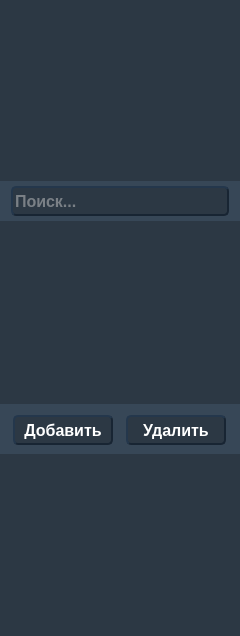
<?xml version="1.0" encoding="UTF-8"?>
<ui version="4.0">
 <class>DialogsBox</class>
 <widget class="QWidget" name="DialogsBox">
  <property name="geometry">
   <rect>
    <x>0</x>
    <y>0</y>
    <width>240</width>
    <height>636</height>
   </rect>
  </property>
  <property name="maximumSize">
   <size>
    <width>240</width>
    <height>16777215</height>
   </size>
  </property>
  <property name="palette">
   <palette>
    <active>
     <colorrole role="WindowText">
      <brush brushstyle="SolidPattern">
       <color alpha="255">
        <red>255</red>
        <green>255</green>
        <blue>255</blue>
       </color>
      </brush>
     </colorrole>
     <colorrole role="Button">
      <brush brushstyle="SolidPattern">
       <color alpha="255">
        <red>44</red>
        <green>56</green>
        <blue>68</blue>
       </color>
      </brush>
     </colorrole>
     <colorrole role="Light">
      <brush brushstyle="SolidPattern">
       <color alpha="255">
        <red>34</red>
        <green>99</green>
        <blue>88</blue>
       </color>
      </brush>
     </colorrole>
     <colorrole role="Midlight">
      <brush brushstyle="SolidPattern">
       <color alpha="255">
        <red>28</red>
        <green>82</green>
        <blue>73</blue>
       </color>
      </brush>
     </colorrole>
     <colorrole role="Dark">
      <brush brushstyle="SolidPattern">
       <color alpha="255">
        <red>11</red>
        <green>33</green>
        <blue>29</blue>
       </color>
      </brush>
     </colorrole>
     <colorrole role="Mid">
      <brush brushstyle="SolidPattern">
       <color alpha="255">
        <red>15</red>
        <green>44</green>
        <blue>39</blue>
       </color>
      </brush>
     </colorrole>
     <colorrole role="Text">
      <brush brushstyle="SolidPattern">
       <color alpha="255">
        <red>255</red>
        <green>255</green>
        <blue>255</blue>
       </color>
      </brush>
     </colorrole>
     <colorrole role="BrightText">
      <brush brushstyle="SolidPattern">
       <color alpha="255">
        <red>255</red>
        <green>255</green>
        <blue>255</blue>
       </color>
      </brush>
     </colorrole>
     <colorrole role="ButtonText">
      <brush brushstyle="SolidPattern">
       <color alpha="255">
        <red>255</red>
        <green>255</green>
        <blue>255</blue>
       </color>
      </brush>
     </colorrole>
     <colorrole role="Base">
      <brush brushstyle="SolidPattern">
       <color alpha="255">
        <red>44</red>
        <green>56</green>
        <blue>68</blue>
       </color>
      </brush>
     </colorrole>
     <colorrole role="Window">
      <brush brushstyle="SolidPattern">
       <color alpha="255">
        <red>44</red>
        <green>56</green>
        <blue>68</blue>
       </color>
      </brush>
     </colorrole>
     <colorrole role="Shadow">
      <brush brushstyle="SolidPattern">
       <color alpha="255">
        <red>0</red>
        <green>0</green>
        <blue>0</blue>
       </color>
      </brush>
     </colorrole>
     <colorrole role="AlternateBase">
      <brush brushstyle="SolidPattern">
       <color alpha="255">
        <red>11</red>
        <green>33</green>
        <blue>29</blue>
       </color>
      </brush>
     </colorrole>
     <colorrole role="ToolTipBase">
      <brush brushstyle="SolidPattern">
       <color alpha="255">
        <red>255</red>
        <green>255</green>
        <blue>220</blue>
       </color>
      </brush>
     </colorrole>
     <colorrole role="ToolTipText">
      <brush brushstyle="SolidPattern">
       <color alpha="255">
        <red>0</red>
        <green>0</green>
        <blue>0</blue>
       </color>
      </brush>
     </colorrole>
     <colorrole role="PlaceholderText">
      <brush brushstyle="SolidPattern">
       <color alpha="128">
        <red>255</red>
        <green>255</green>
        <blue>255</blue>
       </color>
      </brush>
     </colorrole>
    </active>
    <inactive>
     <colorrole role="WindowText">
      <brush brushstyle="SolidPattern">
       <color alpha="255">
        <red>255</red>
        <green>255</green>
        <blue>255</blue>
       </color>
      </brush>
     </colorrole>
     <colorrole role="Button">
      <brush brushstyle="SolidPattern">
       <color alpha="255">
        <red>44</red>
        <green>56</green>
        <blue>68</blue>
       </color>
      </brush>
     </colorrole>
     <colorrole role="Light">
      <brush brushstyle="SolidPattern">
       <color alpha="255">
        <red>34</red>
        <green>99</green>
        <blue>88</blue>
       </color>
      </brush>
     </colorrole>
     <colorrole role="Midlight">
      <brush brushstyle="SolidPattern">
       <color alpha="255">
        <red>28</red>
        <green>82</green>
        <blue>73</blue>
       </color>
      </brush>
     </colorrole>
     <colorrole role="Dark">
      <brush brushstyle="SolidPattern">
       <color alpha="255">
        <red>11</red>
        <green>33</green>
        <blue>29</blue>
       </color>
      </brush>
     </colorrole>
     <colorrole role="Mid">
      <brush brushstyle="SolidPattern">
       <color alpha="255">
        <red>15</red>
        <green>44</green>
        <blue>39</blue>
       </color>
      </brush>
     </colorrole>
     <colorrole role="Text">
      <brush brushstyle="SolidPattern">
       <color alpha="255">
        <red>255</red>
        <green>255</green>
        <blue>255</blue>
       </color>
      </brush>
     </colorrole>
     <colorrole role="BrightText">
      <brush brushstyle="SolidPattern">
       <color alpha="255">
        <red>255</red>
        <green>255</green>
        <blue>255</blue>
       </color>
      </brush>
     </colorrole>
     <colorrole role="ButtonText">
      <brush brushstyle="SolidPattern">
       <color alpha="255">
        <red>255</red>
        <green>255</green>
        <blue>255</blue>
       </color>
      </brush>
     </colorrole>
     <colorrole role="Base">
      <brush brushstyle="SolidPattern">
       <color alpha="255">
        <red>44</red>
        <green>56</green>
        <blue>68</blue>
       </color>
      </brush>
     </colorrole>
     <colorrole role="Window">
      <brush brushstyle="SolidPattern">
       <color alpha="255">
        <red>44</red>
        <green>56</green>
        <blue>68</blue>
       </color>
      </brush>
     </colorrole>
     <colorrole role="Shadow">
      <brush brushstyle="SolidPattern">
       <color alpha="255">
        <red>0</red>
        <green>0</green>
        <blue>0</blue>
       </color>
      </brush>
     </colorrole>
     <colorrole role="AlternateBase">
      <brush brushstyle="SolidPattern">
       <color alpha="255">
        <red>11</red>
        <green>33</green>
        <blue>29</blue>
       </color>
      </brush>
     </colorrole>
     <colorrole role="ToolTipBase">
      <brush brushstyle="SolidPattern">
       <color alpha="255">
        <red>255</red>
        <green>255</green>
        <blue>220</blue>
       </color>
      </brush>
     </colorrole>
     <colorrole role="ToolTipText">
      <brush brushstyle="SolidPattern">
       <color alpha="255">
        <red>0</red>
        <green>0</green>
        <blue>0</blue>
       </color>
      </brush>
     </colorrole>
     <colorrole role="PlaceholderText">
      <brush brushstyle="SolidPattern">
       <color alpha="128">
        <red>255</red>
        <green>255</green>
        <blue>255</blue>
       </color>
      </brush>
     </colorrole>
    </inactive>
    <disabled>
     <colorrole role="WindowText">
      <brush brushstyle="SolidPattern">
       <color alpha="255">
        <red>11</red>
        <green>33</green>
        <blue>29</blue>
       </color>
      </brush>
     </colorrole>
     <colorrole role="Button">
      <brush brushstyle="SolidPattern">
       <color alpha="255">
        <red>44</red>
        <green>56</green>
        <blue>68</blue>
       </color>
      </brush>
     </colorrole>
     <colorrole role="Light">
      <brush brushstyle="SolidPattern">
       <color alpha="255">
        <red>34</red>
        <green>99</green>
        <blue>88</blue>
       </color>
      </brush>
     </colorrole>
     <colorrole role="Midlight">
      <brush brushstyle="SolidPattern">
       <color alpha="255">
        <red>28</red>
        <green>82</green>
        <blue>73</blue>
       </color>
      </brush>
     </colorrole>
     <colorrole role="Dark">
      <brush brushstyle="SolidPattern">
       <color alpha="255">
        <red>11</red>
        <green>33</green>
        <blue>29</blue>
       </color>
      </brush>
     </colorrole>
     <colorrole role="Mid">
      <brush brushstyle="SolidPattern">
       <color alpha="255">
        <red>15</red>
        <green>44</green>
        <blue>39</blue>
       </color>
      </brush>
     </colorrole>
     <colorrole role="Text">
      <brush brushstyle="SolidPattern">
       <color alpha="255">
        <red>11</red>
        <green>33</green>
        <blue>29</blue>
       </color>
      </brush>
     </colorrole>
     <colorrole role="BrightText">
      <brush brushstyle="SolidPattern">
       <color alpha="255">
        <red>255</red>
        <green>255</green>
        <blue>255</blue>
       </color>
      </brush>
     </colorrole>
     <colorrole role="ButtonText">
      <brush brushstyle="SolidPattern">
       <color alpha="255">
        <red>11</red>
        <green>33</green>
        <blue>29</blue>
       </color>
      </brush>
     </colorrole>
     <colorrole role="Base">
      <brush brushstyle="SolidPattern">
       <color alpha="255">
        <red>44</red>
        <green>56</green>
        <blue>68</blue>
       </color>
      </brush>
     </colorrole>
     <colorrole role="Window">
      <brush brushstyle="SolidPattern">
       <color alpha="255">
        <red>44</red>
        <green>56</green>
        <blue>68</blue>
       </color>
      </brush>
     </colorrole>
     <colorrole role="Shadow">
      <brush brushstyle="SolidPattern">
       <color alpha="255">
        <red>0</red>
        <green>0</green>
        <blue>0</blue>
       </color>
      </brush>
     </colorrole>
     <colorrole role="AlternateBase">
      <brush brushstyle="SolidPattern">
       <color alpha="255">
        <red>23</red>
        <green>66</green>
        <blue>59</blue>
       </color>
      </brush>
     </colorrole>
     <colorrole role="ToolTipBase">
      <brush brushstyle="SolidPattern">
       <color alpha="255">
        <red>255</red>
        <green>255</green>
        <blue>220</blue>
       </color>
      </brush>
     </colorrole>
     <colorrole role="ToolTipText">
      <brush brushstyle="SolidPattern">
       <color alpha="255">
        <red>0</red>
        <green>0</green>
        <blue>0</blue>
       </color>
      </brush>
     </colorrole>
     <colorrole role="PlaceholderText">
      <brush brushstyle="SolidPattern">
       <color alpha="128">
        <red>255</red>
        <green>255</green>
        <blue>255</blue>
       </color>
      </brush>
     </colorrole>
    </disabled>
   </palette>
  </property>
  <property name="windowTitle">
   <string>Form</string>
  </property>
  <layout class="QVBoxLayout" name="verticalLayout_2">
   <property name="spacing">
    <number>2</number>
   </property>
   <property name="leftMargin">
    <number>0</number>
   </property>
   <property name="topMargin">
    <number>0</number>
   </property>
   <property name="rightMargin">
    <number>0</number>
   </property>
   <property name="bottomMargin">
    <number>0</number>
   </property>
   <item>
    <widget class="QWidget" name="widget_2" native="true">
     <property name="sizePolicy">
      <sizepolicy hsizetype="Maximum" vsizetype="Maximum">
       <horstretch>0</horstretch>
       <verstretch>0</verstretch>
      </sizepolicy>
     </property>
     <property name="minimumSize">
      <size>
       <width>240</width>
       <height>0</height>
      </size>
     </property>
     <property name="toolTipDuration">
      <number>-1</number>
     </property>
     <property name="styleSheet">
      <string notr="true">background-color:rgb(55, 71, 87);
</string>
     </property>
     <layout class="QVBoxLayout" name="verticalLayout">
      <property name="spacing">
       <number>7</number>
      </property>
      <property name="leftMargin">
       <number>11</number>
      </property>
      <property name="topMargin">
       <number>5</number>
      </property>
      <property name="rightMargin">
       <number>11</number>
      </property>
      <property name="bottomMargin">
       <number>5</number>
      </property>
      <item>
       <widget class="QLineEdit" name="searchLineEdit">
        <property name="minimumSize">
         <size>
          <width>0</width>
          <height>30</height>
         </size>
        </property>
        <property name="font">
         <font>
          <pointsize>12</pointsize>
          <weight>75</weight>
          <bold>true</bold>
         </font>
        </property>
        <property name="focusPolicy">
         <enum>Qt::StrongFocus</enum>
        </property>
        <property name="styleSheet">
         <string notr="true">background-color: rgb(44, 56, 68);
color: rgb(200, 200, 200);
border-radius:5;
border-style: outset;
border-width: 2px;
border-color: rgb(24, 37, 51);</string>
        </property>
        <property name="frame">
         <bool>true</bool>
        </property>
        <property name="placeholderText">
         <string>Поиск...</string>
        </property>
       </widget>
      </item>
     </layout>
    </widget>
   </item>
   <item>
    <layout class="QVBoxLayout" name="layoutForDialogList"/>
   </item>
   <item>
    <widget class="QWidget" name="widget" native="true">
     <property name="sizePolicy">
      <sizepolicy hsizetype="Maximum" vsizetype="Maximum">
       <horstretch>0</horstretch>
       <verstretch>0</verstretch>
      </sizepolicy>
     </property>
     <property name="minimumSize">
      <size>
       <width>240</width>
       <height>50</height>
      </size>
     </property>
     <property name="maximumSize">
      <size>
       <width>16777215</width>
       <height>50</height>
      </size>
     </property>
     <property name="styleSheet">
      <string notr="true">background-color:rgb(55, 71, 87);
</string>
     </property>
     <layout class="QHBoxLayout" name="horizontalLayout">
      <property name="spacing">
       <number>0</number>
      </property>
      <property name="leftMargin">
       <number>0</number>
      </property>
      <property name="topMargin">
       <number>11</number>
      </property>
      <property name="rightMargin">
       <number>0</number>
      </property>
      <property name="bottomMargin">
       <number>11</number>
      </property>
      <item>
       <widget class="QPushButton" name="addButton">
        <property name="sizePolicy">
         <sizepolicy hsizetype="Maximum" vsizetype="Fixed">
          <horstretch>0</horstretch>
          <verstretch>0</verstretch>
         </sizepolicy>
        </property>
        <property name="minimumSize">
         <size>
          <width>100</width>
          <height>30</height>
         </size>
        </property>
        <property name="font">
         <font>
          <family>MS Shell Dlg 2</family>
          <pointsize>12</pointsize>
          <weight>75</weight>
          <bold>true</bold>
          <stylestrategy>PreferDefault</stylestrategy>
         </font>
        </property>
        <property name="focusPolicy">
         <enum>Qt::TabFocus</enum>
        </property>
        <property name="styleSheet">
         <string notr="true">QPushButton {
background-color: rgb(44, 56, 68);
border-style: outset;
border-width: 2px;
border-color: rgb(24, 37, 51);
border-radius: 5;
color: white;
}

QPushButton:pressed {
background-color: rgb(25,68,84);border-style: outset;
border-width: 2px;border-color: rgb(24, 37, 51);
color: white;
}

QPushButton:released {
background-color: black;border-style: outset;
border-width: 2px;border-color: black;
color: white;
}</string>
        </property>
        <property name="text">
         <string>Добавить</string>
        </property>
       </widget>
      </item>
      <item>
       <widget class="QPushButton" name="deleteButton">
        <property name="sizePolicy">
         <sizepolicy hsizetype="Maximum" vsizetype="Fixed">
          <horstretch>0</horstretch>
          <verstretch>0</verstretch>
         </sizepolicy>
        </property>
        <property name="minimumSize">
         <size>
          <width>100</width>
          <height>30</height>
         </size>
        </property>
        <property name="font">
         <font>
          <pointsize>12</pointsize>
          <weight>75</weight>
          <bold>true</bold>
         </font>
        </property>
        <property name="focusPolicy">
         <enum>Qt::TabFocus</enum>
        </property>
        <property name="styleSheet">
         <string notr="true">QPushButton {
background-color: rgb(44, 56, 68);
border-style: outset;
border-width: 2px;
border-color: rgb(24, 37, 51);
border-radius: 5;
color: white;
}

QPushButton:pressed {
background-color: rgb(25,68,84);border-style: outset;
border-width: 2px;border-color: rgb(24, 37, 51);
color: white;
}

QPushButton:released {
background-color: black;border-style: outset;
border-width: 2px;border-color: black;
color: white;
}</string>
        </property>
        <property name="text">
         <string>Удалить</string>
        </property>
       </widget>
      </item>
     </layout>
    </widget>
   </item>
  </layout>
 </widget>
 <resources/>
 <connections/>
</ui>
